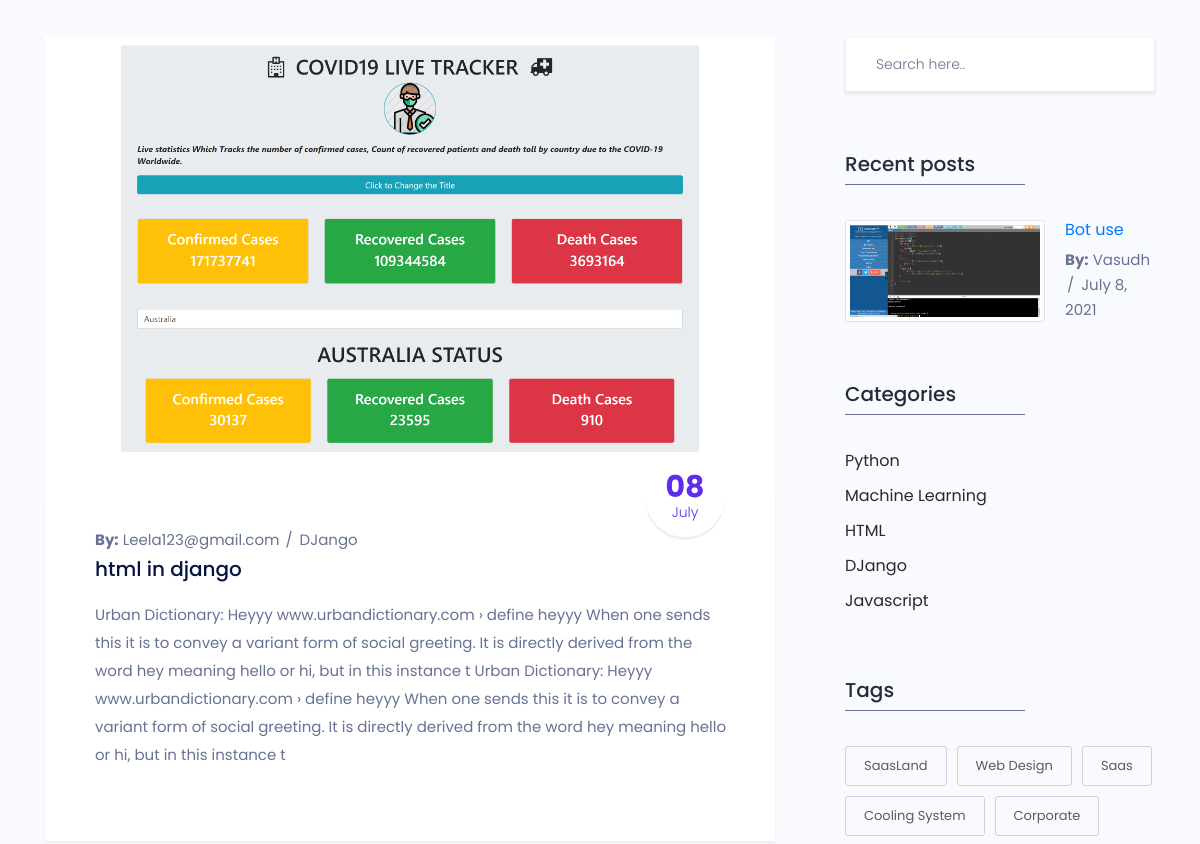
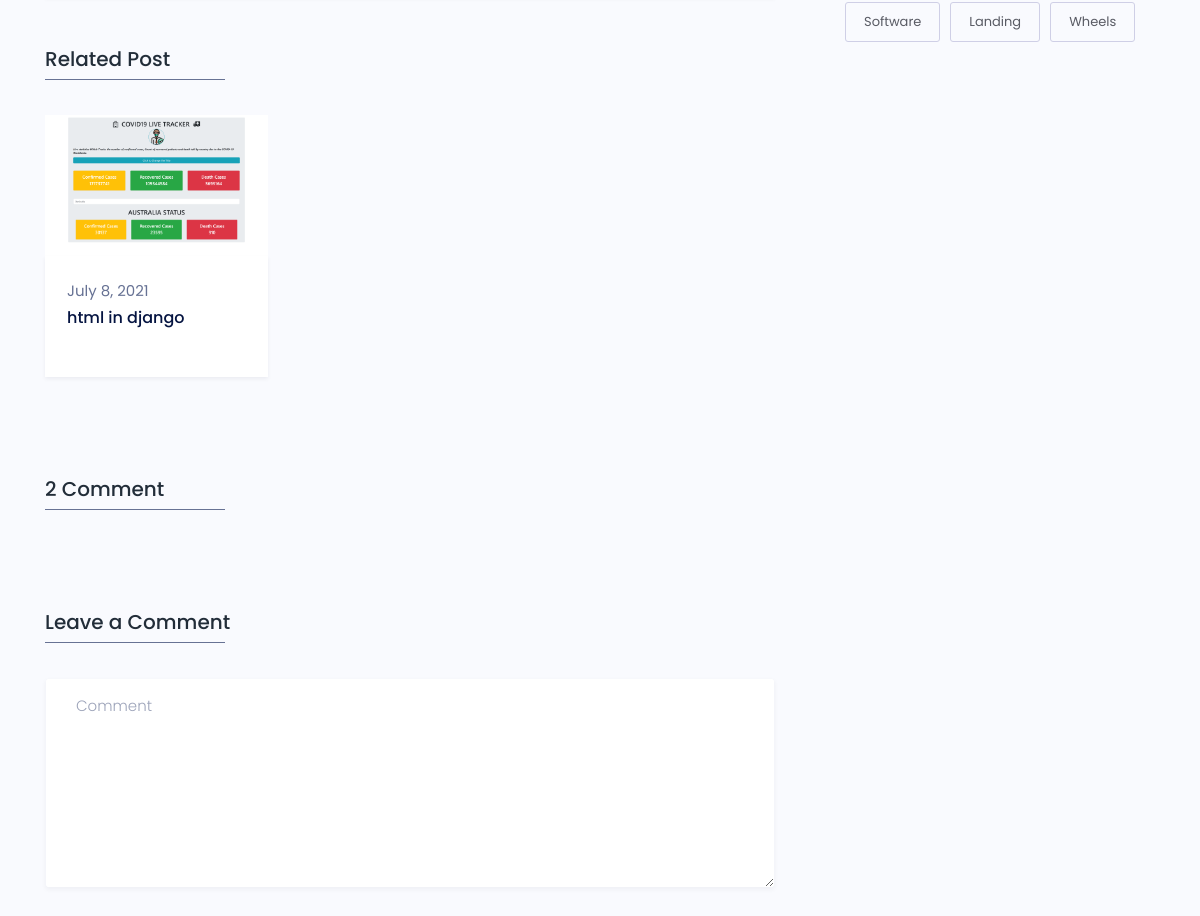
The app's page /post/html in django/ (middle part), older data (2 pictures, top to bottom).
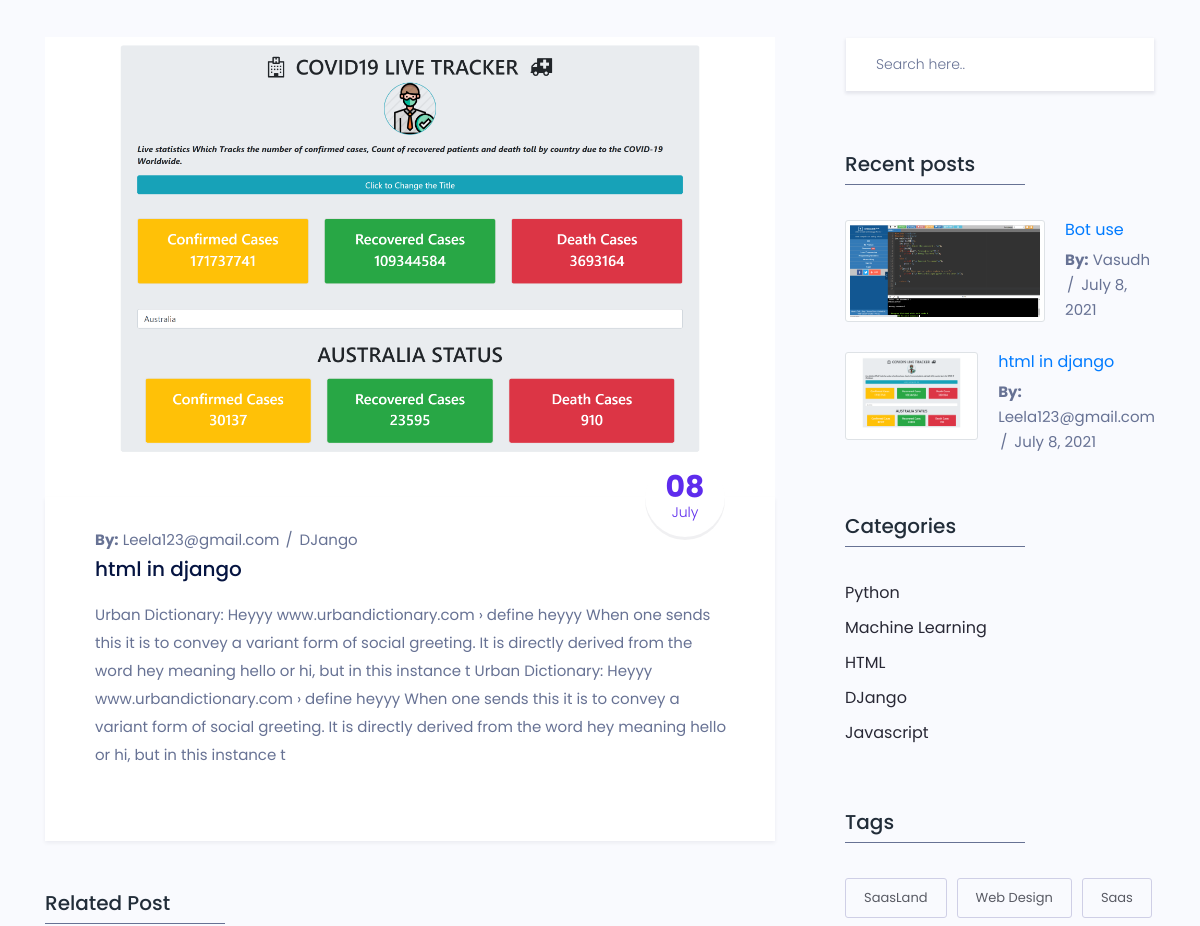
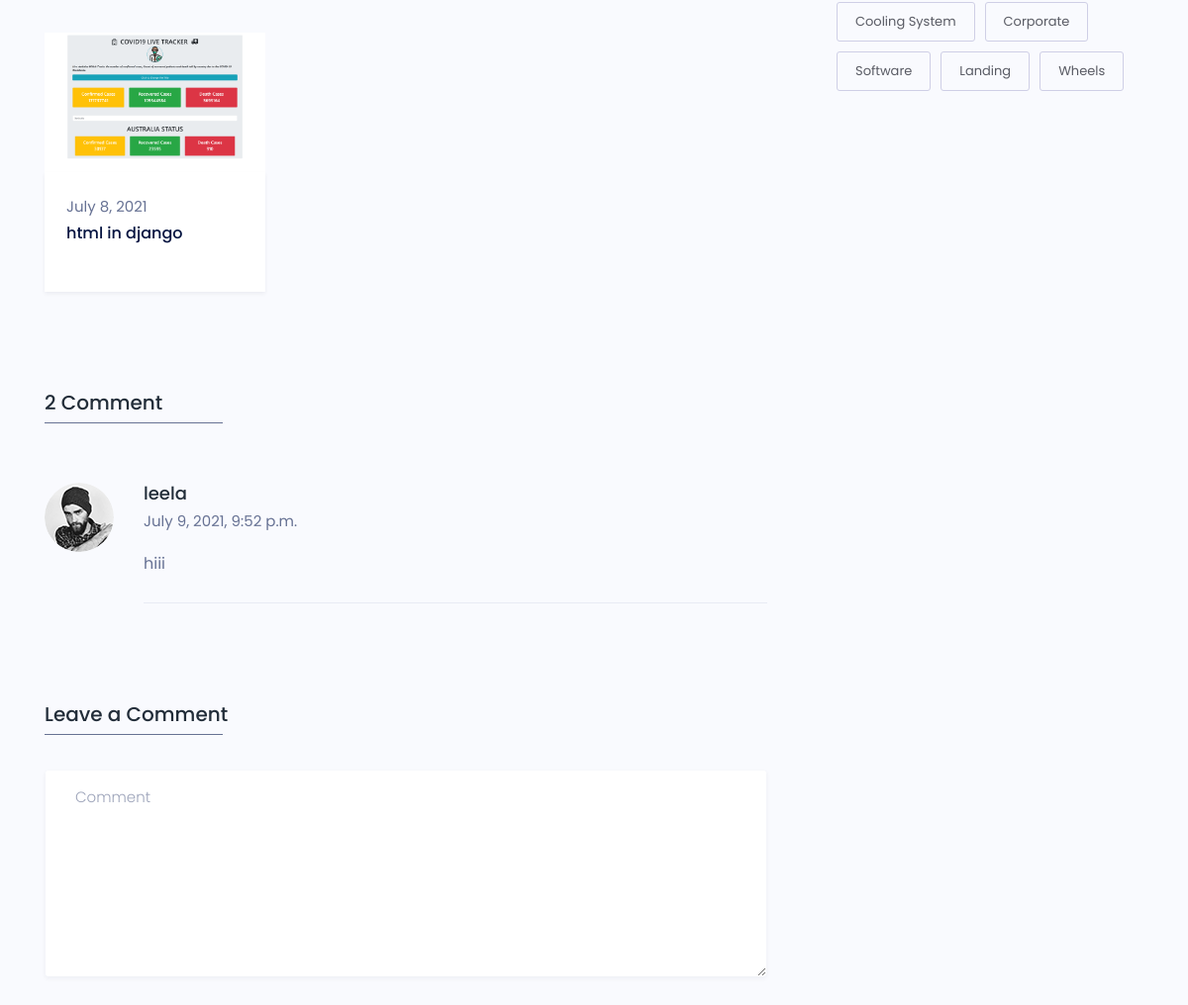
The same page, newer data (2 pictures, top to bottom).
### blog/models.py (models this page shows, shortened)
class Post(models.Model):
   category = models.ForeignKey(Category,on_delete=models.CASCADE, related_name='categories')
   user = models.ForeignKey(User,on_delete=models.CASCADE, related_name='users')
   title = models.CharField(max_length=255)
   thumbnail = models.ImageField(upload_to='post/thumbnail')
   description = models.TextField()
   tags = models.CharField(max_length=255)
   posted_at = models.DateField(default=datetime.now)
   is_published = models.BooleanField(default=False)
   class Meta:
     verbose_name = ("Post")
     verbose_name_plural = ("Posts")

class Category(models.Model):
   name = models.CharField(max_length=255,default='Unknown')
   created = models.DateTimeField(default=datetime.now)
   def __str__(self):
      return self.name
   class Meta:
      verbose_name = 'Category'
      verbose_name_plural = 'Categories'

class Comment(models.Model):
   post = models.ForeignKey(Post, on_delete=models.CASCADE, related_name='comments')
   name = models.CharField(max_length=255)
   email = models.CharField(max_length=255)
   website = models.CharField(null=True, blank=True, max_length=100)
   comment = models.TextField()
   commented_at = models.DateTimeField(default=datetime.now)
   is_resolved = models.BooleanField(default=False)
   class Meta:
      verbose_name = ("Comment")
      verbose_name_plural = ("Comments")

### blog/views.py (the view)
# urls.py: path('post/<str:title>/',post, name='post'),
def post(request,title):
	post = Post.objects.get(title=title)
	category = post.category
	related_posts = Post.objects.filter(category=category)
	recent_posts = Post.objects.filter(is_published=True).order_by('posted_at')
	categories = Category.objects.all()
	comments = Comment.objects.filter(post=post)
	context = {
		'related_posts':related_posts,
		'recent_posts':recent_posts,
		'post':post,
		'categories':categories,
		'comments' : comments,
	}
	return render(request, 'blog/post.html',context)

### templates/blog/post.html (shortened to what the changed rows need)
{% extends 'base.html' %}
{% load static %}
    {% block content %}
        <section class="blog_area sec_pad">
            <div class="container">
                <div class="row">
                    <div class="col-lg-8">
                        <div class="blog_list_item mb_50">
                            <img class="img-fluid" src="{{post.thumbnail.url}}" alt="">
                            <div class="blog_content">
                                <div class="post_date">
                                    <h2>{{post.posted_at|date:'d'}}<span>{{post.posted_at|date:'F'}}</span></h2>
                                </div>
                                <div class="entry_post_info">
                                    <b>By:</b> <a href="#">{{post.user}}</a>
                                    <a href="#">{{post.category}}</a>
                                </div>
                                <a href="#">
                                    <h5 class="f_p f_size_20 f_500 t_color mb_20">{{post.title}}</h5>
                                </a>
                                <p class="f_400 mb-30">{{post.description}}</p>
                            </div>
                        </div>
                    <div class="blog_post">
                        <div class="row">
                            {% for post in related_posts %}
                            <div class="col-lg-4 col-sm-6">
                                <div class="blog_post_item">
                                    <div class="blog_img">
                                         <a href="/post/{{post.title}}">
                                        <img src="{{post.thumbnail.url}}" alt=""></a>
                                    </div>
                                    <div class="blog_content">
                                        <div class="entry_post_info">
                                            <a href="#">{{post.posted_at}}</a>
                                        </div>
                                        <a href="/post/{{post.title}}">
                                            <h5 class="f_p f_size_16 f_500 t_color">{{post.title}}</h5>
                                        </a>
                                    </div>
                                </div>
                            </div>
                            {% endfor %}
                        </div>
                    </div>
                        <ul class="comment-box list-unstyled mb-0">
                            {% for comment in comments %}
                            <li class="post_comment">
                                <div class="media post_author mt_60">
                                    <div class="media-left">
                                        <img class="rounded-circle" src="{% static 'img/comment1.png' %}" alt="">
                                        <a href="#" class="replay"><i class="ti-share"></i></a>
                                    </div>
                                    <div class="media-body">
                                        <h5 class="f_p t_color3 f_size_18 f_500">{{comment.name}}</h5>
                                        <h6 class="f_p f_size_15 f_400 mb_20">{{comment.commented_at}}</h6>
                                        <p>{{comment.comment}}</p>
                                    </div>
                                </div>
                            </li>
                            {% endfor %}
                        </ul>
                    </div>
                    <div class="col-lg-4">
                        <div class="blog-sidebar">
                            <div class="widget sidebar_widget widget_recent_post mt_60">
                                {% for post in recent_posts %}
                                <div class="media post_item">
                                     <a href="/post/{{post.title}}">
                                    <img src="{{post.thumbnail.url}}" class="img-responsive img-thumbnail"  height="75" width="200" alt=""></a>
                                    <div class="media-body">
                                        <a href="#">
                                            <h3 class="f_size_16 f_p f_400"> <a href="/post/{{post.title}}">{{post.title}}</a></h3>
                                        </a>
                                        <div class="entry_post_info">
                                            <b>By:</b> <a href="#">{{post.user}}</a>
                                            <a href="#">{{post.posted_at}}</a>
                                        </div>
                                    </div>
                                </div>
                                {% endfor %}
                            </div>
                            <div class="widget sidebar_widget widget_categorie mt_60">
                                <ul class="list-unstyled">
                                    {% for category in categories %}
                                    <li> <a href="category/{{category.name}}/"><span>{{category.name}}</span><em></em></a> </li>
                                    {% endfor %}
                                </ul>
                            </div>
                        </div>
                    </div>
                </div>
            </div>
        </section>
        {% endblock content %}

Row changes from the older to the newer data that the page shows:
now on one of the page's lists (row edited): Post: title "html in django", user "Leela123@gmail.com", posted_at "July 8, 2021"
added Comment: name "leela", commented_at "July 9, 2021, 9:52 p.m.", comment "hiii"
